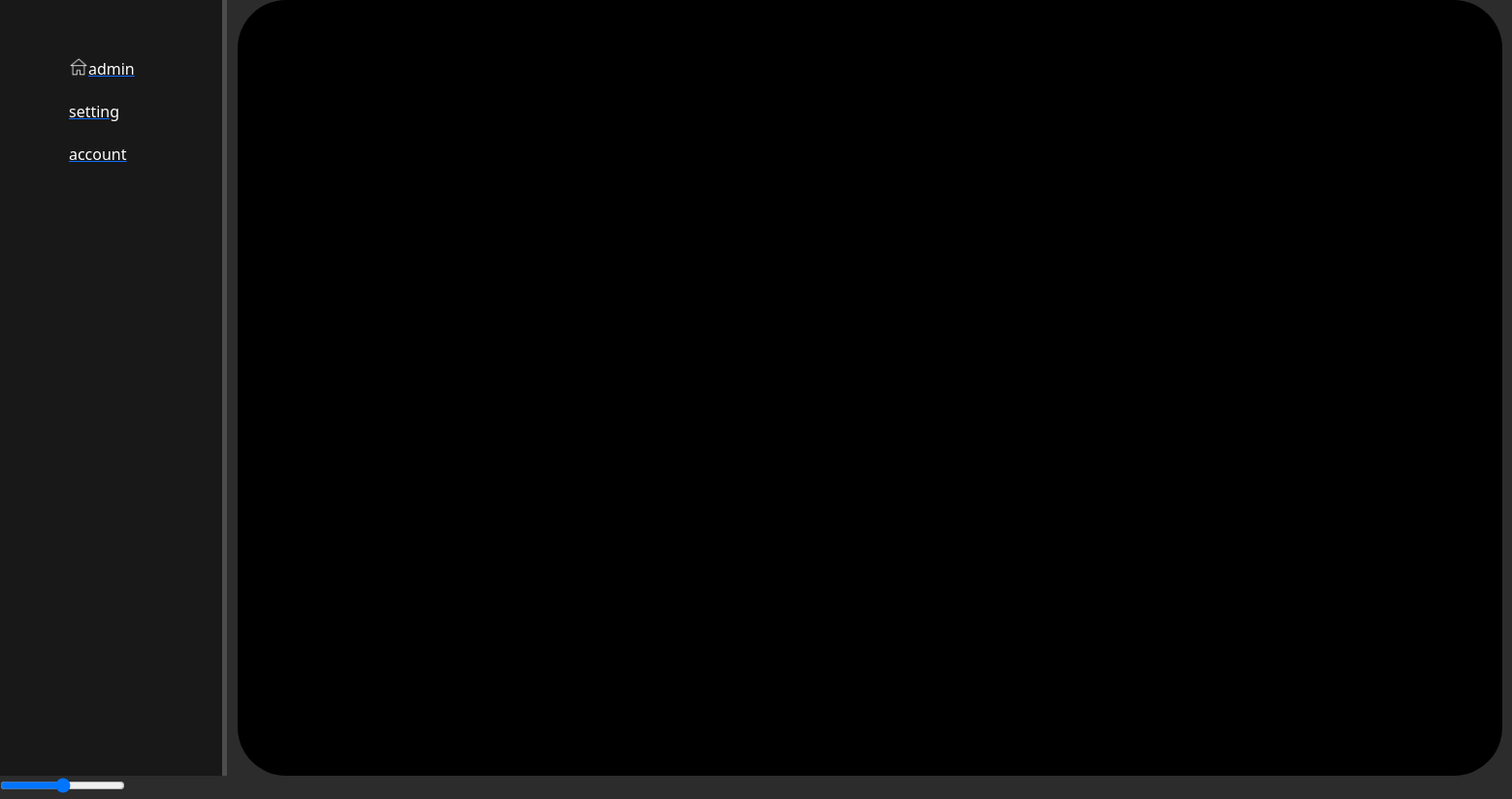
The app's page /, older data.
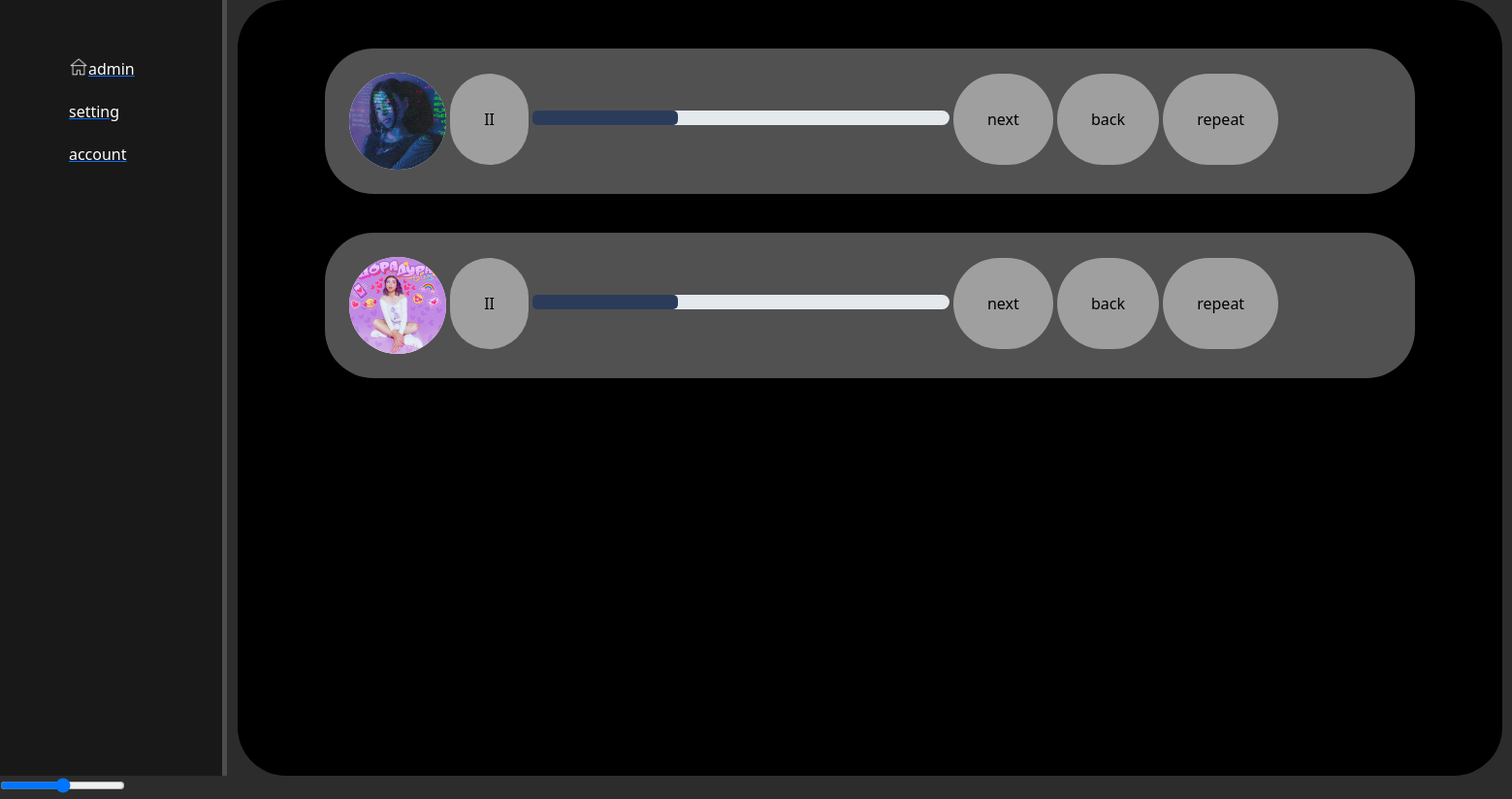
The same page, newer data.
### main/models.py (models this page shows, shortened)
class song(models.Model):
    url= models.CharField("путь")
    name = models.CharField("название")
    img = models.CharField("картинка",default=None)

### main/views.py (the view)
# urls.py: path('', views.index),
def index(request):
    a=song.objects.all()
    return render(request,"main/index.html",{"a":a})

### main/templates/main/index.html (shortened to what this page needs)
{% extends "main/sample.html" %}
{% block body %}
<aside>
        <ul>
            <a href="admin"><li><img src="static/main/img/home.png">admin</li></a>
            <a href="setting"><li>setting</li></a>
            <a href=""><li>account</li></a>
        </ul>
</aside>
    <div class="box">
        {% for x in a%}
        <div class="song">
            <img class="icon" src={{x.img}} >
            <button id="play {{x.name}}" onclick="songg('{{x.name}}',1)">II</button>
            <div class="timeline">
                <a class="progress"></a>
            </div>
            <button class="button">next</button>
            <button class="button">back</button>
            <button id="repeat {{x.name}}" onclick="loop('{{x.name}}')">repeat</button>
        </div>
        {% endfor %}
    </div>
    <input type="range" oninput="setUserVolume(this.value)" min="0" max="10" value="5" step="0.1" />
{% endblock %}

### main/templates/main/sample.html (shortened to what this page needs)
{% load static %}
<!DOCTYPE html>
<html lang="en">
<head>
    <link rel="stylesheet" href="https://cdn.jsdelivr.net/npm/bootstrap@5.3.3/dist/css/bootstrap.min.css">
    <link rel="stylesheet" href="{% static 'main/css/main.css'%}">
    {% block body %}
    {% endblock   %}
</html>

### main/static/main/css/main.css (style rules this page uses)
aside { float: left; background: #181818; width: 15%; padding: 2.5%; height: 100vh; color: #160808; border-right: 5px solid #4d4d4d; }
aside ul { list-style: none; }
aside ul li { color:#fff; display: block; margin-top: 20px; transition: transform 0.5s ease; }
aside img { float: left; width: 20px; }
.box { padding: 50px; border-radius: 50px; margin-left: 245px; border: 20px; color: #fff; background-color: rgb(0, 0, 0); width: 163vh; height: 100vh; }
.song { color: #fff; background-color: rgb(81, 81, 81); padding: 25px; border-radius: 50px; margin: 40px; margin-top: 0px; }
.icon { color: #000000; background-color: rgb(255, 255, 255); border-radius: 50px; margin-left: auto; margin-right: auto; border: 30px; height: 100px; width: 100px; }
button { color: #000000; padding: 35px; background-color: rgb(159, 159, 159); border-radius: 50px; margin-left: auto; margin-right: auto; border: 30px; }
.timeline { background: #E4E9ED; border-radius: 10px; width: 40%; height: 15px; border-top: 100px; display: inline-flex; align-items: center; }
.progress { background: #2B3C5B; border-radius: 5px; height: 15px; width: 150px; }

Row changes from the older to the newer data that the page shows:
added song: img (picture)
added song: img (picture)
